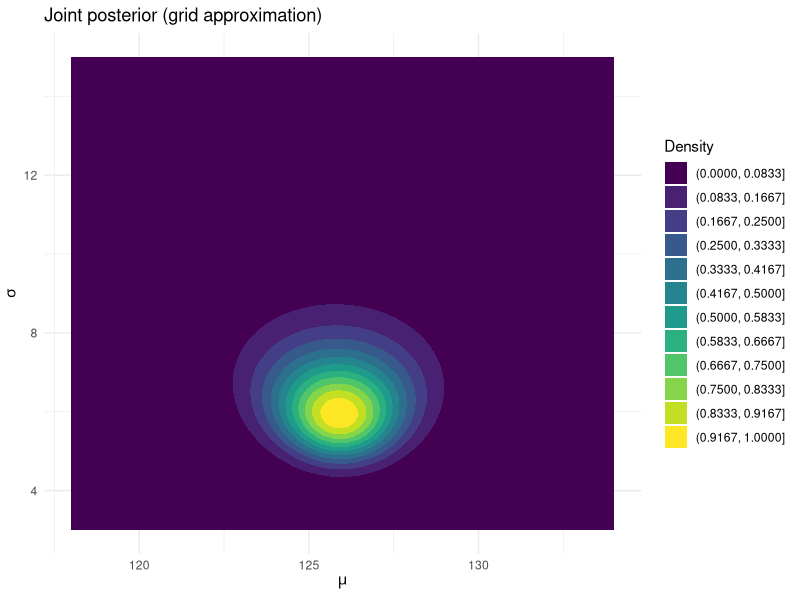
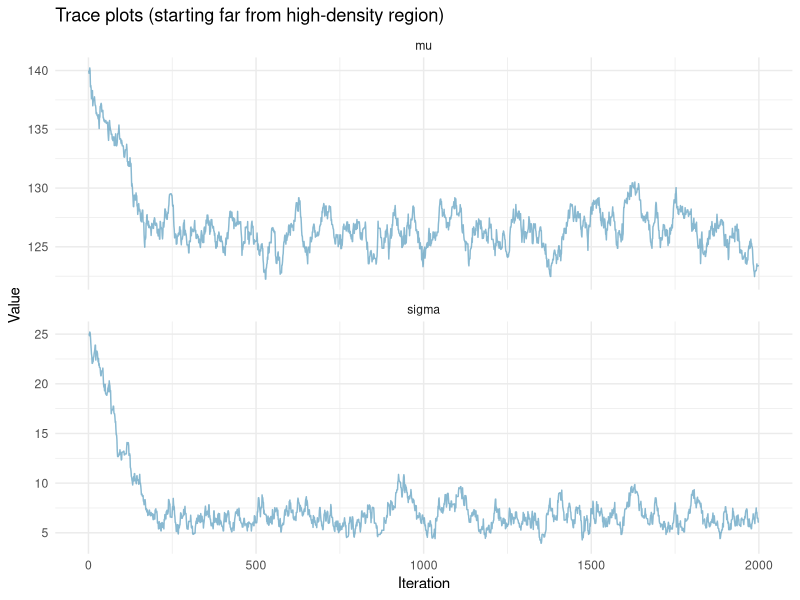
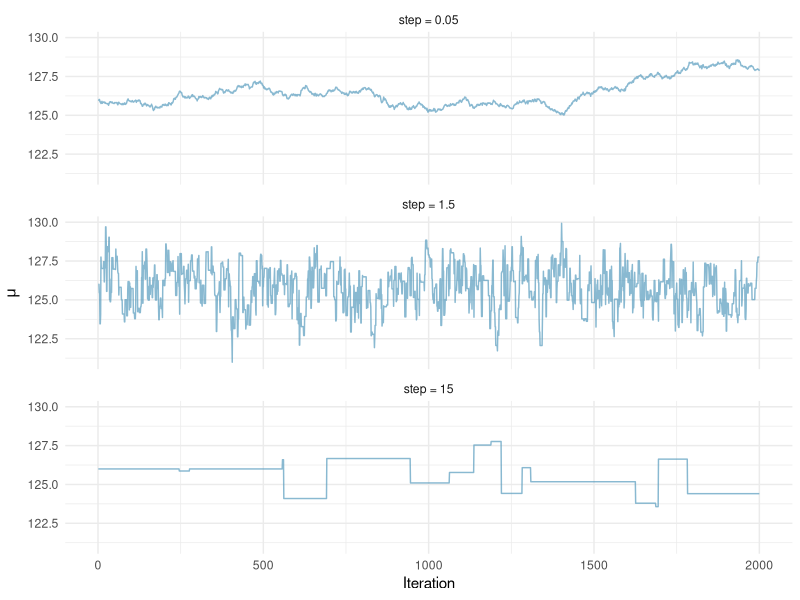
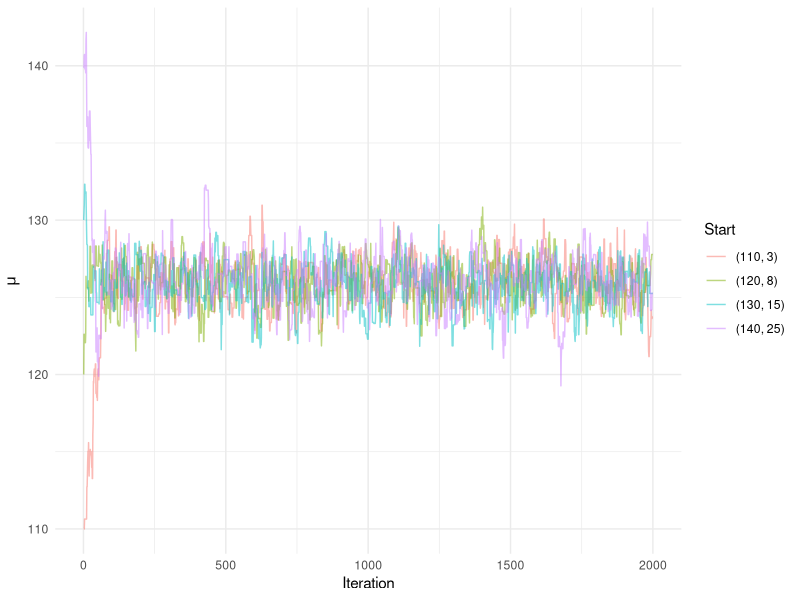
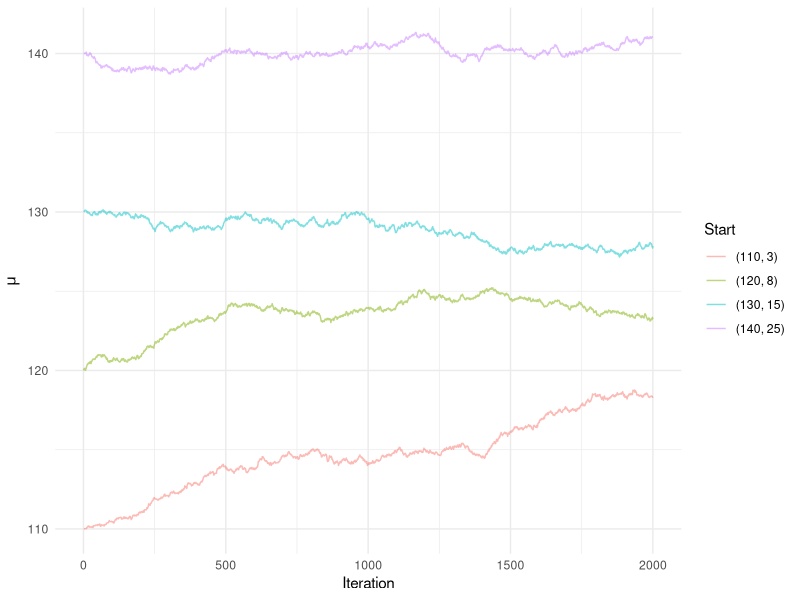

Generate these figures, in order, with R:
# MA 214 (Spring 2026) -- MCMC and Diagnostics
# In-class activity
# COMPLETED VERSION (instructor reference)

library(tidyverse)

####################################################################
# Setup
####################################################################

# Same SBP data from the L21 activity
sbp_data <- c(115, 117, 119, 120, 121, 122, 123, 124, 125, 126,
              127, 127, 128, 129, 130, 131, 132, 133, 134, 137)
n    <- length(sbp_data)
xbar <- mean(sbp_data)          # 126
SS   <- sum((sbp_data - xbar)^2)  # 668

# Priors (mu and sigma estimated jointly)
#   mu        ~ N(120, 10^2)         [same prior as L21]
#   log(sigma) ~ N(log(10), 0.5^2)   [log-normal: centered at sigma = 10]

# Log-posterior (unnormalized)
log_posterior <- function(mu, sigma) {
  if (sigma <= 0) return(-Inf)
  dnorm(mu, 120, 10, log = TRUE) +
    dlnorm(sigma, meanlog = log(10), sdlog = 0.5, log = TRUE) +
    (-n * log(sigma) - (SS + n * (xbar - mu)^2) / (2 * sigma^2))
}

# MCMC sampler (Metropolis-Hastings, 2D random walk)
# In practice you would use Stan or PyMC; this is a lightweight
# stand-in so we can focus on interpreting the output.
run_mcmc <- function(M, step, start_mu, start_sigma) {
  mu_samples    <- numeric(M)
  sigma_samples <- numeric(M)
  mu_samples[1]    <- start_mu
  sigma_samples[1] <- start_sigma
  accepts <- 0
  for (m in 2:M) {
    mu_cur    <- mu_samples[m - 1]
    sigma_cur <- sigma_samples[m - 1]
    mu_prop    <- rnorm(1, mu_cur, step)
    sigma_prop <- rnorm(1, sigma_cur, step)
    log_alpha <- log_posterior(mu_prop, sigma_prop) -
                 log_posterior(mu_cur, sigma_cur)
    if (log(runif(1)) < log_alpha) {
      mu_samples[m]    <- mu_prop
      sigma_samples[m] <- sigma_prop
      accepts <- accepts + 1
    } else {
      mu_samples[m]    <- mu_cur
      sigma_samples[m] <- sigma_cur
    }
  }
  list(mu = mu_samples, sigma = sigma_samples, acc_rate = accepts / (M - 1))
}

# R-hat: compares within-chain to between-chain variance
compute_rhat <- function(chains) {
  C <- length(chains)
  N <- min(sapply(chains, length))
  chain_means <- sapply(chains, function(ch) mean(ch[1:N]))
  chain_vars  <- sapply(chains, function(ch) var(ch[1:N]))
  W <- mean(chain_vars)
  B <- N * var(chain_means)
  V_hat <- ((N - 1) / N) * W + (1 / N) * B
  sqrt(V_hat / W)
}

####################################################################
# Part 1: Grid Approximation in 2D
####################################################################

# --- 1A: Contour plot of the joint posterior ---
K <- 101
mu_grid    <- seq(118, 134, length.out = K)
sigma_grid <- seq(3, 15, length.out = K)
grid <- expand_grid(mu = mu_grid, sigma = sigma_grid)

grid$log_post <- mapply(log_posterior, grid$mu, grid$sigma)
grid$log_post <- grid$log_post - max(grid$log_post)
grid$post     <- exp(grid$log_post)

ggplot(grid, aes(x = mu, y = sigma, z = post)) +
  geom_contour_filled(bins = 12) +
  labs(x = expression(mu), y = expression(sigma),
       fill = "Density",
       title = "Joint posterior (grid approximation)") +
  theme_minimal()
# The posterior concentrates around mu ~ 126, sigma ~ 6-7.

# --- 1B: Grid convergence ---
grid_summaries_2d <- function(K) {
  mg <- seq(118, 134, length.out = K)
  sg <- seq(3, 15, length.out = K)
  g  <- expand_grid(mu = mg, sigma = sg)
  g$lp <- mapply(log_posterior, g$mu, g$sigma)
  g$lp <- g$lp - max(g$lp)
  g$w  <- exp(g$lp)
  g$w  <- g$w / sum(g$w)
  tibble(K = K, total_points = K^2,
         mu_mean    = sum(g$mu * g$w),
         sigma_mean = sum(g$sigma * g$w))
}

bind_rows(lapply(c(5, 7, 11, 15, 21, 51, 101), grid_summaries_2d)) |>
  mutate(mu_mean = sprintf("%.4f", mu_mean),
         sigma_mean = sprintf("%.4f", sigma_mean))
# mu converges by K~11; sigma takes until K~15-21.
# With 2 parameters, K=21 requires 441 points. With 10 parameters,
# K=21 would need 21^10 ~ 16 trillion -- impossible.

# --- 1C: Reference summaries from fine grid ---
K <- 201
mu_grid    <- seq(118, 134, length.out = K)
sigma_grid <- seq(3, 15, length.out = K)
grid_fine <- expand_grid(mu = mu_grid, sigma = sigma_grid)
grid_fine$lp <- mapply(log_posterior, grid_fine$mu, grid_fine$sigma)
grid_fine$lp <- grid_fine$lp - max(grid_fine$lp)
grid_fine$w  <- exp(grid_fine$lp)
grid_fine$w  <- grid_fine$w / sum(grid_fine$w)

# Marginal summaries
grid_mu_mean    <- sum(grid_fine$mu * grid_fine$w)
grid_sigma_mean <- sum(grid_fine$sigma * grid_fine$w)
grid_mu_sd      <- sqrt(sum((grid_fine$mu - grid_mu_mean)^2 * grid_fine$w))
grid_sigma_sd   <- sqrt(sum((grid_fine$sigma - grid_sigma_mean)^2 * grid_fine$w))

tibble(
  parameter = c("mu", "sigma"),
  mean = sprintf("%.4f", c(grid_mu_mean, grid_sigma_mean)),
  sd   = sprintf("%.4f", c(grid_mu_sd, grid_sigma_sd))
)
# mu: mean ~ 125.9, sd ~ 1.5
# sigma: mean ~ 6.8, sd ~ 1.2

####################################################################
# Part 2: Running MCMC and Burn-in
####################################################################

# --- 2A: Run from a bad starting value ---
# Using step = 0.5 (smaller than the "good" step of 1.5) so the chain
# takes longer to walk from (140, 25) to the posterior, making burn-in
# clearly visible in the trace plots.
set.seed(214)
result <- run_mcmc(M = 2000, step = 0.5,
                   start_mu = 140, start_sigma = 25)

# Trace plots for both parameters
bind_rows(
  tibble(iter = seq_along(result$mu), value = result$mu,
         parameter = "mu"),
  tibble(iter = seq_along(result$sigma), value = result$sigma,
         parameter = "sigma")
) |>
  ggplot(aes(x = iter, y = value)) +
  geom_line(color = "#569BBD", alpha = 0.7) +
  facet_wrap(~ parameter, ncol = 1, scales = "free_y") +
  labs(x = "Iteration", y = "Value",
       title = "Trace plots (starting far from high-density region)") +
  theme_minimal()
# mu drifts down from 140 toward ~126; sigma drifts down from 25 toward ~7.
# The initial transient (burn-in) is clearly visible over the first
# several hundred iterations.

# --- 2B: Effect of burn-in on summaries ---
tibble(
  burn_in = c("None (all 2000)", "Drop first 200", "Drop first 500",
              "Drop first 1000"),
  mu_mean = sprintf("%.4f", c(mean(result$mu),
                               mean(result$mu[-(1:200)]),
                               mean(result$mu[-(1:500)]),
                               mean(result$mu[-(1:1000)]))),
  sigma_mean = sprintf("%.4f", c(mean(result$sigma),
                                  mean(result$sigma[-(1:200)]),
                                  mean(result$sigma[-(1:500)]),
                                  mean(result$sigma[-(1:1000)])))
)
# Without burn-in removal, the mean is pulled toward the starting value.
# After dropping ~500, the summaries stabilize.

# --- 2C: Compare MCMC (M = 2000) to grid ---
burn <- 500
draws_mu    <- result$mu[-(1:burn)]
draws_sigma <- result$sigma[-(1:burn)]

tibble(
  parameter = c("mu", "sigma"),
  MCMC_mean = sprintf("%.4f", c(mean(draws_mu), mean(draws_sigma))),
  MCMC_sd   = sprintf("%.4f", c(sd(draws_mu), sd(draws_sigma))),
  grid_mean = sprintf("%.4f", c(grid_mu_mean, grid_sigma_mean)),
  grid_sd   = sprintf("%.4f", c(grid_mu_sd, grid_sigma_sd))
)
# With only 1500 post-burn-in samples (and a slow-mixing step = 0.5 chain),
# the MCMC estimates may noticeably differ from the grid — especially for sigma.

paste("Acceptance rate:", sprintf("%.4f", result$acc_rate))
# With step = 0.5, acceptance rate is high (~0.8).
# High acceptance = small steps = slow exploration = need more iterations.

# --- 2D: Run a longer chain ---
set.seed(214)
result_long <- run_mcmc(M = 10000, step = 0.5,
                        start_mu = 140, start_sigma = 25)

draws_mu_long    <- result_long$mu[-(1:burn)]
draws_sigma_long <- result_long$sigma[-(1:burn)]

tibble(
  parameter = c("mu", "sigma"),
  MCMC_mean = sprintf("%.4f", c(mean(draws_mu_long), mean(draws_sigma_long))),
  MCMC_sd   = sprintf("%.4f", c(sd(draws_mu_long), sd(draws_sigma_long))),
  grid_mean = sprintf("%.4f", c(grid_mu_mean, grid_sigma_mean)),
  grid_sd   = sprintf("%.4f", c(grid_mu_sd, grid_sigma_sd))
)
# With 9500 post-burn-in samples, MCMC estimates are much closer to grid.
# Chain length matters because each MCMC sample is correlated with its
# neighbors — a longer chain gives more effectively independent draws.

####################################################################
# Part 3: Good Chains and Bad Chains
####################################################################

# --- 3A: Three step-size settings ---
set.seed(214)
chain_small <- run_mcmc(2000, step = 0.05, 126, 7)
chain_good  <- run_mcmc(2000, step = 1.5,  126, 7)
chain_big   <- run_mcmc(2000, step = 15,   126, 7)

tibble(
  setting  = c("too small (0.05)", "good (1.5)", "too large (15)"),
  acc_rate = sprintf("%.4f", c(chain_small$acc_rate, chain_good$acc_rate,
                                chain_big$acc_rate))
)
# Too small: ~98%, Good: ~40-50%, Too large: ~2%

# Trace plots for mu
bind_rows(
  tibble(iter = seq_along(chain_small$mu), mu = chain_small$mu,
         setting = "step = 0.05"),
  tibble(iter = seq_along(chain_good$mu), mu = chain_good$mu,
         setting = "step = 1.5"),
  tibble(iter = seq_along(chain_big$mu), mu = chain_big$mu,
         setting = "step = 15")
) |>
  ggplot(aes(x = iter, y = mu)) +
  geom_line(color = "#569BBD", alpha = 0.7) +
  facet_wrap(~ factor(setting, levels = c("step = 0.05",
                                           "step = 1.5",
                                           "step = 15")),
             ncol = 1) +
  labs(x = "Iteration", y = expression(mu)) +
  theme_minimal()

####################################################################
# Part 4: Multiple Chains and R-hat
####################################################################

# --- 4A: Four chains with good settings ---
set.seed(214)
starts <- list(c(110, 3), c(120, 8), c(130, 15), c(140, 25))
chains_good <- lapply(starts, function(s) {
  run_mcmc(2000, step = 1.5, s[1], s[2])
})

# Overlaid trace plots for mu
bind_rows(lapply(seq_along(chains_good), function(i) {
  tibble(iter = seq_along(chains_good[[i]]$mu),
         mu = chains_good[[i]]$mu,
         chain = paste0("(", starts[[i]][1], ", ", starts[[i]][2], ")"))
})) |>
  ggplot(aes(x = iter, y = mu, color = chain)) +
  geom_line(alpha = 0.5) +
  labs(x = "Iteration", y = expression(mu), color = "Start") +
  theme_minimal()
# All four chains converge to the same region within ~100 iterations.

burn <- 500
mu_draws_good    <- lapply(chains_good, function(ch) ch$mu[-(1:burn)])
sigma_draws_good <- lapply(chains_good, function(ch) ch$sigma[-(1:burn)])

tibble(
  parameter = c("mu", "sigma"),
  R_hat = sprintf("%.4f", c(compute_rhat(mu_draws_good),
                              compute_rhat(sigma_draws_good)))
)
# Both R-hat ~ 1.00

# --- 4B: Four chains with bad settings ---
set.seed(214)
chains_bad <- lapply(starts, function(s) {
  run_mcmc(2000, step = 0.05, s[1], s[2])
})

# Overlaid trace plots for mu
bind_rows(lapply(seq_along(chains_bad), function(i) {
  tibble(iter = seq_along(chains_bad[[i]]$mu),
         mu = chains_bad[[i]]$mu,
         chain = paste0("(", starts[[i]][1], ", ", starts[[i]][2], ")"))
})) |>
  ggplot(aes(x = iter, y = mu, color = chain)) +
  geom_line(alpha = 0.5) +
  labs(x = "Iteration", y = expression(mu), color = "Start") +
  theme_minimal()
# Chains stay near starting values -- clearly not converged.

mu_draws_bad    <- lapply(chains_bad, function(ch) ch$mu[-(1:burn)])
sigma_draws_bad <- lapply(chains_bad, function(ch) ch$sigma[-(1:burn)])

tibble(
  parameter = c("mu", "sigma"),
  R_hat = sprintf("%.4f", c(compute_rhat(mu_draws_bad),
                              compute_rhat(sigma_draws_bad)))
)
# R-hat >> 1 for both parameters (mu ~ 5, sigma ~ 6)
